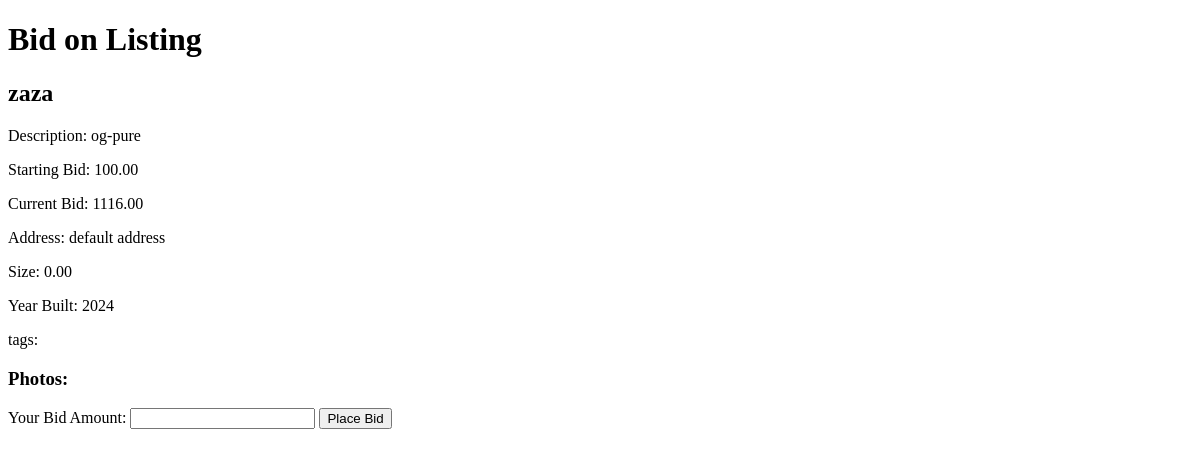
The page /bid/3/ (signed in) on the database as committed earlier.
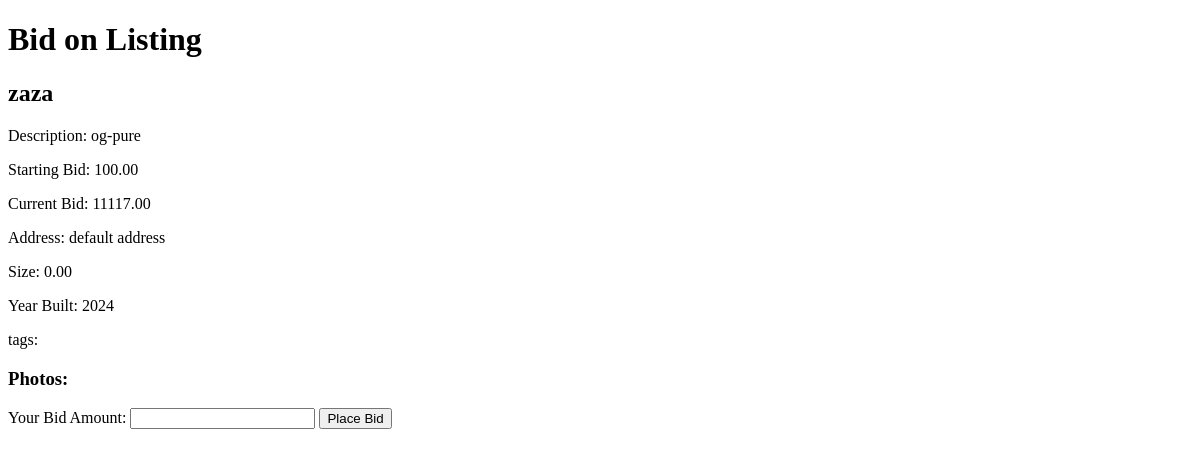
The same page on the database as committed later.
### auctions/models.py (models this page shows, shortened)
class Listing(models.Model):
    title = models.CharField(max_length=200)
    description = models.TextField()
    starting_bid = models.DecimalField(max_digits=10, decimal_places=2)
    address = models.CharField(max_length=200, default='default address')
    size = models.DecimalField(max_digits=10, decimal_places=2, default=0)
    year_built = models.IntegerField(
        validators=[
            MinValueValidator(1000),
            MaxValueValidator(datetime.datetime.now().year)
        ],
        default=datetime.datetime.now().year
    )
    tags = models.CharField(max_length=255, blank=True)
    created_at = models.DateTimeField(default=timezone.now)
    current_bid = models.DecimalField(max_digits=10, decimal_places=2, default=0)
    user = models.ForeignKey(User, on_delete=models.CASCADE)

### auctions/views.py (the view, shortened to what this page needs)
# urls.py: path('bid/<int:listing_id>/', views.bid, name='bid'),
@login_required
def bid(request, listing_id):
    listing = get_object_or_404(Listing, id=listing_id)
    bids = Bid.objects.filter(listing=listing).order_by('-bid_time')
    context = {
        'listing': listing,
        'bids': bids
    }
    return render(request, 'auctions/bid.html', context)

### auctions/templates/auctions/bid.html (shortened to what this page needs)
<!DOCTYPE html>
<html lang="en">
<head>
</head>
<body>
    <h1>Bid on Listing</h1>
    <h2>{{ listing.title }}</h2>
    <p>Description: {{ listing.description }}</p>
    <p>Starting Bid: {{ listing.starting_bid }}</p>
    <p>Current Bid: {{ listing.current_bid }}</p>
    <p>Address: {{ listing.address }}</p>
    <p>Size: {{ listing.size }}</p>
    <p>Year Built: {{ listing.year_built }}</p>
    <p>tags: {{ listing.tags }}</p>
    <h3>Photos:</h3>
    <form method="post">
        <label for="bid_amount">Your Bid Amount:</label>
        <input type="number" id="bid_amount" name="bid_amount" step="0.01" required>
        <button type="submit">Place Bid</button>
    </form>
</body>
</html>

Rows that differ between the two databases and show on the page:
changed Listing "zaza": current_bid "1116.00" → "11117.00"
